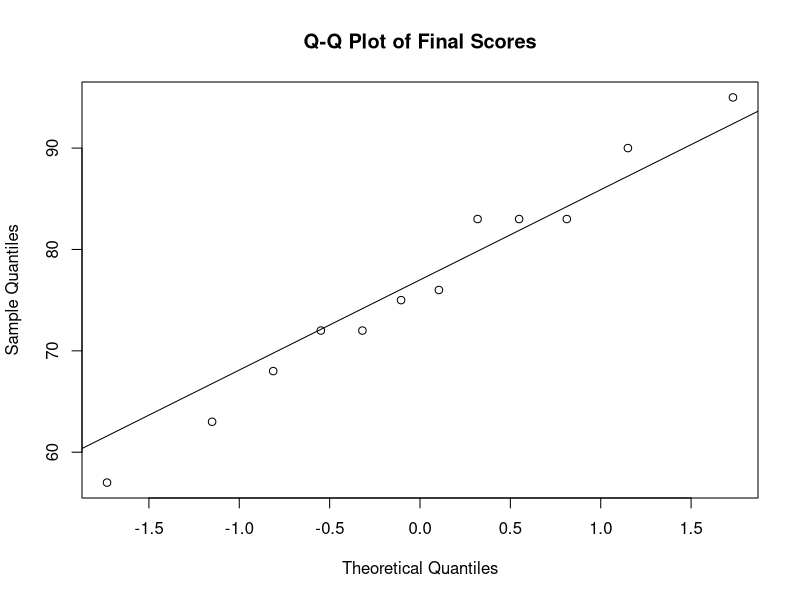
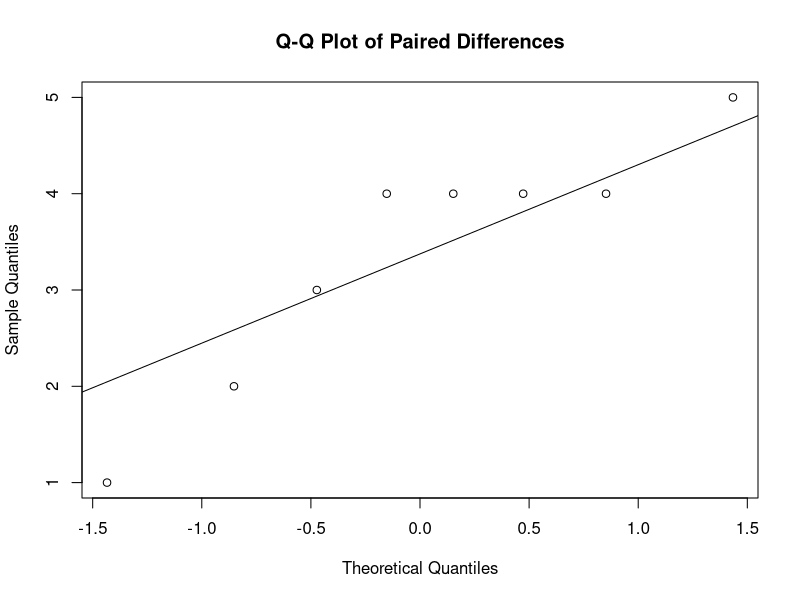
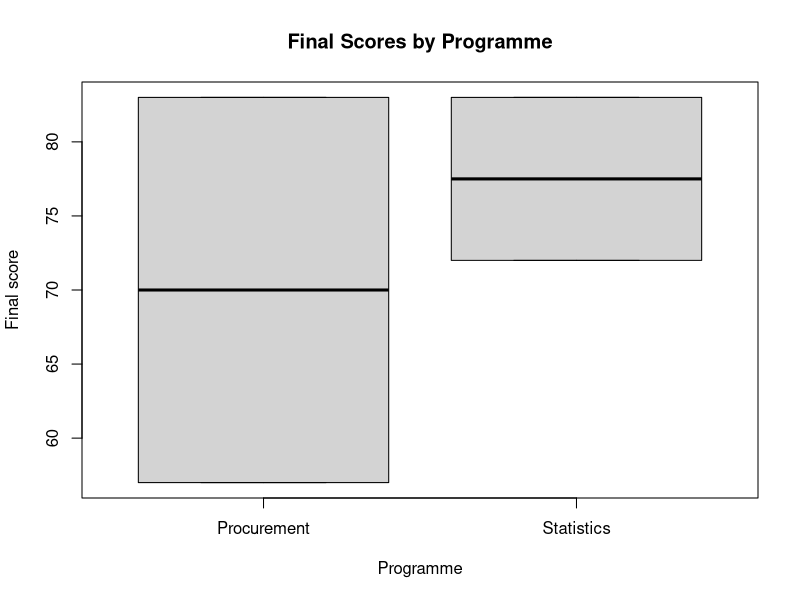

Reproduce these figures in R, in order.
# ==============================================================================
# Learning R
# Part V: Statistical Inference and Hypothesis Testing
# Lesson 32: Hypothesis Testing and t-Tests
# Suggested Solutions
# ==============================================================================

student_data <- read.csv(
  "data/student_scores.csv",
  stringsAsFactors = FALSE
)

final_scores <- student_data$final_score

# Exercise 1: Formulate hypotheses.
hypotheses <- c(
  "H0: The population mean final score equals 70.",
  "H1: The population mean final score differs from 70."
)

hypotheses

# Exercise 2: One-sample t-test.
one_sample_test <- t.test(
  final_scores,
  mu = 70,
  alternative = "two.sided",
  conf.level = 0.95
)

one_sample_test

# Exercise 3: Calculate the test statistic manually.
observed_scores <- final_scores[
  !is.na(final_scores)
]

sample_mean <- mean(
  observed_scores
)

sample_sd <- sd(
  observed_scores
)

sample_size <- length(
  observed_scores
)

null_mean <- 70

manual_t <- (
  sample_mean -
    null_mean
) / (
  sample_sd /
    sqrt(sample_size)
)

manual_t

all.equal(
  unname(
    manual_t
  ),
  unname(
    one_sample_test$statistic
  )
)

# Exercise 4: Compare one-sided and two-sided tests.
two_sided_test <- t.test(
  observed_scores,
  mu = 70,
  alternative = "two.sided"
)

greater_test <- t.test(
  observed_scores,
  mu = 70,
  alternative = "greater"
)

less_test <- t.test(
  observed_scores,
  mu = 70,
  alternative = "less"
)

data.frame(
  alternative = c(
    "Two-sided",
    "Greater",
    "Less"
  ),
  t = c(
    unname(
      two_sided_test$statistic
    ),
    unname(
      greater_test$statistic
    ),
    unname(
      less_test$statistic
    )
  ),
  p_value = c(
    two_sided_test$p.value,
    greater_test$p.value,
    less_test$p.value
  ),
  stringsAsFactors = FALSE
)

# Exercise 5: Welch and pooled independent tests.
two_programmes <- student_data[
  student_data$programme %in%
    c(
      "Statistics",
      "Procurement"
    ),
]

welch_test <- t.test(
  final_score ~ programme,
  data = two_programmes,
  var.equal = FALSE
)

pooled_test <- t.test(
  final_score ~ programme,
  data = two_programmes,
  var.equal = TRUE
)

welch_test
pooled_test

# Exercise 6: Group summaries.
group_summary <- aggregate(
  final_score ~ programme,
  data = two_programmes,
  FUN = function(x) {
    c(
      n = length(x),
      mean = mean(x),
      sd = sd(x)
    )
  }
)

group_summary

# Exercise 7: Paired t-test.
before_scores <- c(
  60,
  65,
  70,
  72,
  68,
  75,
  66,
  71
)

after_scores <- c(
  64,
  67,
  74,
  73,
  72,
  80,
  70,
  74
)

paired_test <- t.test(
  after_scores,
  before_scores,
  paired = TRUE
)

paired_test

# Exercise 8: Analyse paired differences.
differences <-
  after_scores -
  before_scores

difference_summary <- data.frame(
  n = length(differences),
  mean_difference =
    mean(differences),
  standard_deviation =
    sd(differences),
  minimum =
    min(differences),
  maximum =
    max(differences)
)

difference_summary

difference_test <- t.test(
  differences,
  mu = 0
)

difference_test

# Exercise 9: Inspect assumptions.
qqnorm(
  observed_scores,
  main = "Q-Q Plot of Final Scores"
)

qqline(
  observed_scores
)

qqnorm(
  differences,
  main = "Q-Q Plot of Paired Differences"
)

qqline(
  differences
)

shapiro_one_sample <- shapiro.test(
  observed_scores
)

shapiro_paired <- shapiro.test(
  differences
)

shapiro_one_sample
shapiro_paired

boxplot(
  final_score ~ programme,
  data = two_programmes,
  main = "Final Scores by Programme",
  xlab = "Programme",
  ylab = "Final score"
)

# Exercise 10: Calculate Cohen's d.
one_sample_d <- (
  sample_mean -
    null_mean
) / sample_sd

group_split <- split(
  two_programmes$final_score,
  two_programmes$programme
)

group_names <- names(
  group_split
)

group_1 <- group_split[[
  group_names[1]
]]

group_2 <- group_split[[
  group_names[2]
]]

n_1 <- length(group_1)
n_2 <- length(group_2)

pooled_sd <- sqrt(
  (
    (
      n_1 - 1
    ) *
    var(group_1) +
    (
      n_2 - 1
    ) *
    var(group_2)
  ) /
  (
    n_1 +
    n_2 -
    2
  )
)

independent_d <- (
  mean(group_1) -
    mean(group_2)
) / pooled_sd

paired_d <-
  mean(differences) /
  sd(differences)

data.frame(
  design = c(
    "One-sample",
    "Independent groups",
    "Paired"
  ),
  cohens_d = c(
    one_sample_d,
    independent_d,
    paired_d
  ),
  stringsAsFactors = FALSE
)

# Exercise 11: Explain Type I and Type II errors.
error_types <- data.frame(
  error = c(
    "Type I",
    "Type II"
  ),
  meaning = c(
    "Rejecting a true null hypothesis",
    "Failing to reject a false null hypothesis"
  ),
  probability = c(
    "alpha",
    "beta"
  ),
  stringsAsFactors = FALSE
)

error_types

# Exercise 12: Conduct power calculations.
one_sample_power <- power.t.test(
  n = 30,
  delta = 5,
  sd = 12,
  sig.level = 0.05,
  type = "one.sample",
  alternative = "two.sided"
)

required_sample_size <- power.t.test(
  power = 0.80,
  delta = 5,
  sd = 12,
  sig.level = 0.05,
  type = "one.sample",
  alternative = "two.sided"
)

one_sample_power
required_sample_size

# Exercise 13: Reusable t-test functions.
report_one_sample_t <- function(
  x,
  null_mean,
  confidence_level = 0.95,
  alternative = c(
    "two.sided",
    "less",
    "greater"
  )
) {
  alternative <- match.arg(
    alternative
  )

  observed <- x[
    !is.na(x)
  ]

  result <- t.test(
    observed,
    mu = null_mean,
    alternative = alternative,
    conf.level = confidence_level
  )

  data.frame(
    n = length(observed),
    mean = mean(observed),
    standard_deviation =
      sd(observed),
    null_mean = null_mean,
    mean_difference =
      mean(observed) -
      null_mean,
    t =
      unname(
        result$statistic
      ),
    degrees_of_freedom =
      unname(
        result$parameter
      ),
    p_value =
      result$p.value,
    confidence_lower =
      result$conf.int[1],
    confidence_upper =
      result$conf.int[2],
    cohens_d =
      (
        mean(observed) -
        null_mean
      ) /
      sd(observed)
  )
}

report_independent_t <- function(
  data,
  outcome,
  group,
  confidence_level = 0.95
) {
  if (!all(
    c(
      outcome,
      group
    ) %in%
      names(data)
  )) {
    stop(
      "Required variables are missing.",
      call. = FALSE
    )
  }

  group_values <- unique(
    data[[
      group
    ]][
      !is.na(
        data[[
          group
        ]]
      )
    ]
  )

  if (length(group_values) != 2L) {
    stop(
      "Exactly two groups are required.",
      call. = FALSE
    )
  }

  formula_object <- reformulate(
    group,
    response = outcome
  )

  result <- t.test(
    formula_object,
    data = data,
    var.equal = FALSE,
    conf.level = confidence_level
  )

  data.frame(
    group_1 = names(
      result$estimate
    )[1],
    group_2 = names(
      result$estimate
    )[2],
    estimate_1 =
      unname(
        result$estimate[1]
      ),
    estimate_2 =
      unname(
        result$estimate[2]
      ),
    mean_difference =
      unname(
        result$estimate[1] -
        result$estimate[2]
      ),
    t =
      unname(
        result$statistic
      ),
    degrees_of_freedom =
      unname(
        result$parameter
      ),
    p_value =
      result$p.value,
    confidence_lower =
      result$conf.int[1],
    confidence_upper =
      result$conf.int[2]
  )
}

report_paired_t <- function(
  before,
  after,
  confidence_level = 0.95
) {
  complete_status <- complete.cases(
    before,
    after
  )

  before_complete <- before[
    complete_status
  ]

  after_complete <- after[
    complete_status
  ]

  differences <-
    after_complete -
    before_complete

  result <- t.test(
    after_complete,
    before_complete,
    paired = TRUE,
    conf.level = confidence_level
  )

  data.frame(
    n = length(differences),
    before_mean =
      mean(before_complete),
    after_mean =
      mean(after_complete),
    mean_difference =
      mean(differences),
    t =
      unname(
        result$statistic
      ),
    degrees_of_freedom =
      unname(
        result$parameter
      ),
    p_value =
      result$p.value,
    confidence_lower =
      result$conf.int[1],
    confidence_upper =
      result$conf.int[2],
    cohens_d =
      mean(differences) /
      sd(differences)
  )
}

report_one_sample_t(
  final_scores,
  null_mean = 70
)

report_independent_t(
  two_programmes,
  outcome = "final_score",
  group = "programme"
)

report_paired_t(
  before_scores,
  after_scores
)

# Exercise 14: Complete interpretation.
decision <- if (
  one_sample_test$p.value < 0.05
) {
  "reject"
} else {
  "fail to reject"
}

interpretation <- paste(
  "The one-sample t-test compared the mean final score with 70. The sample",
  "mean was",
  round(
    sample_mean,
    2
  ),
  "and the test statistic was",
  round(
    unname(
      one_sample_test$statistic
    ),
    3
  ),
  "with",
  round(
    unname(
      one_sample_test$parameter
    ),
    2
  ),
  "degrees of freedom. The p-value was",
  format.pval(
    one_sample_test$p.value,
    digits = 3,
    eps = 0.001
  ),
  ", so we",
  decision,
  "the null hypothesis at the 5 per cent level. The effect size and confidence",
  "interval should be considered alongside statistical significance."
)

interpretation

# Practical assessment workflow.
test_assessment <- list(
  one_sample =
    report_one_sample_t(
      final_scores,
      70
    ),
  independent =
    report_independent_t(
      two_programmes,
      "final_score",
      "programme"
    ),
  paired =
    report_paired_t(
      before_scores,
      after_scores
    ),
  power =
    one_sample_power
)

test_assessment

# ==============================================================================
# End of Lesson 32 Solutions
# ==============================================================================
